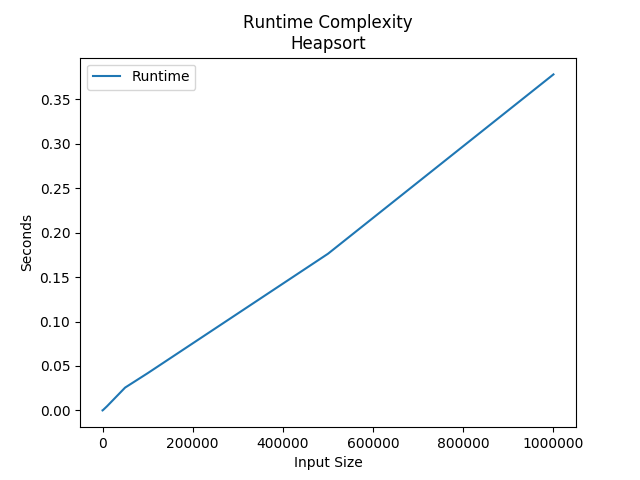

This figure's Python source:
import matplotlib.pyplot as plt
import numpy as np

x, y = np.loadtxt('heapsort.txt', delimiter=',', unpack=True)
plt.plot(x,y, label='Runtime')

plt.xlabel('Input Size')
plt.ylabel('Seconds')
plt.title('Runtime Complexity\nHeapsort')
plt.legend()
plt.show()
